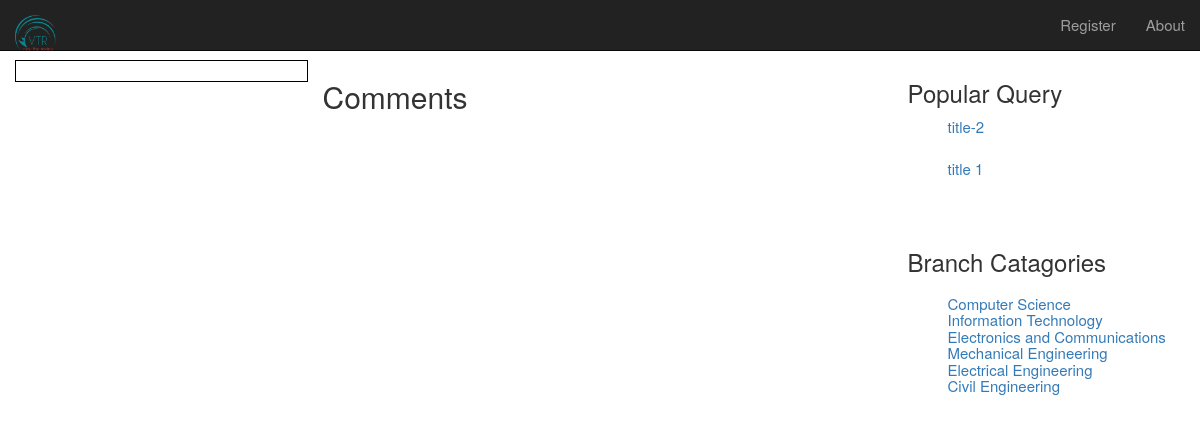
Page /vtr/branchcs/ on the earlier database version.
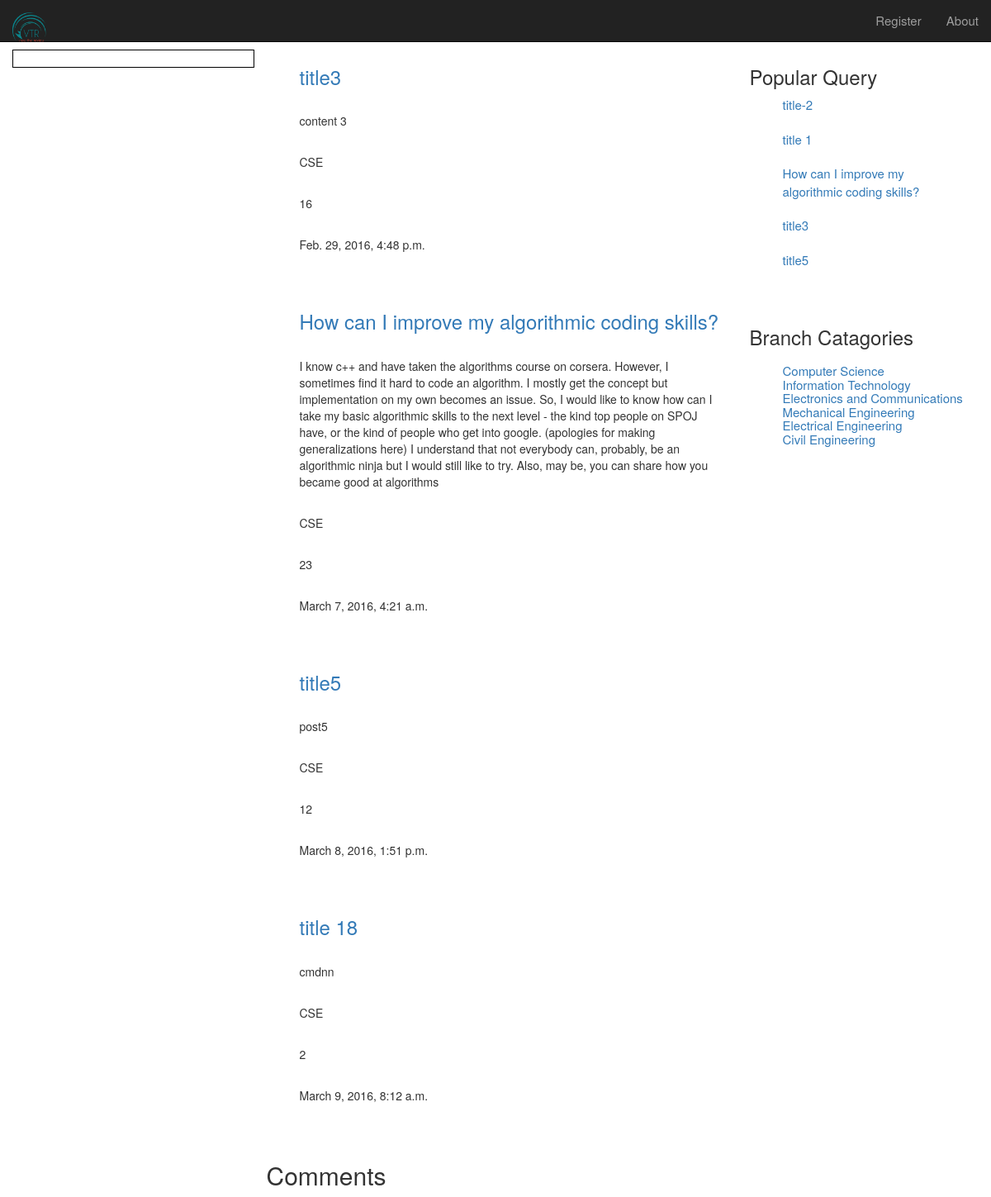
Same page on the later database version.
### vtr/models.py (models this page shows, shortened)
class Query(models.Model):
    title = models.CharField(max_length=100, default='title', unique=True)
    created_at = models.DateTimeField(auto_now_add=True)
    content = models.TextField()
    tag = models.CharField(max_length=20, blank=True, null=True)
    views = models.IntegerField(default=0)
    slug = models.SlugField(unique=True)

### vtr/views.py (the view)
def branchcs(request):
    branch_query = Query.objects.filter(tag='CSE')
    userprofile = UserProfile.objects.filter(user=request.user.id)
    popular_query = Query.objects.order_by('-views')[:5]
    context_dict = {
        'branch_query': branch_query,
        'userprofile': userprofile,
        'popular_query': popular_query,
    }
    return render(request, 'vtr/branch.html', context_dict)

### templates/vtr/branch.html (shortened to what this page needs)
{% extends 'vtr/base.html' %}
{% load i18n comments %}
{% load markup_tags %}
{% block body_block %}
    <div class="row">
        <div class="col-lg-3" id="left">
        </div>
        <div class="col-lg-6">
            <ul>{% for query in branch_query %}
                    <h3><a href="{{ query.slug }}">{{ query.title }}</a></h3>
                    <br>
                    <p>{{ query.content }}</p>
                    <br>
                    <p>{{ query.tag }}</p>
                    <br>
                    <p>{{ query.views }}</p>
                    <br>
                    <p>{{ query.created_at }}</p>
                    <br><br>
                {% endfor %}
            </ul>
            <h2>Comments</h2>
        </div>
        <div class="col-lg-3">
            <div>
                <h3>Popular Query</h3>
                <ul style="list-style-type: none">
                    {% for query in popular_query %}
                    <li>
                        <a href="/vtr/{{query.slug}}">{{ query.title }} </a>
                    </li>
                    <br>
                    {% endfor %}
                </ul>
            </div>
            <br>
            <div>
                <h3>Branch Catagories<h3/>
                <ul style="list-style-type: none" class="blist">
                    <li><a href="{% url 'branchcs' %}" name='CSE'>Computer Science</a></li>
                    <li><a href="{% url 'branchit' %}" name='IT'>Information Technology</a></li>
                    <li><a href="{% url 'branchec' %}" name='ECE'>Electronics and Communications</a></li>
                    <li><a href="{% url 'branchme' %}" name='ME'>Mechanical Engineering</a></li>
                    <li><a href="{% url 'branchee' %}" name='EE'>Electrical Engineering</a></li>
                    <li><a href="{% url 'branchce' %}" name='CE'>Civil Engineering</a></li>
                </ul>
            </div>
        </div>
    </div>
{% endblock %}

### templates/vtr/base.html (shortened to what this page needs)
<!DOCTYPE html>
{% load static %}
<html lang="en">
  <head>
    <link href = "{% static "css/bootstrap.min.css" %}" rel = "stylesheet">
    <link href = "{% static "css/style.css" %}" rel = "stylesheet">
    <link href="http://maxcdn.bootstrapcdn.com/font-awesome/4.1.0/css/font-awesome.min.css" rel="stylesheet">
  </head>
  <body>
    <div class="navbar navbar-inverse navbar-fixed-top" role="navigation">
      <div class="container-fluid">
        <div class="navbar-header">
          <a class="navbar-brand" href="{% url 'index' %}"><img src="{% static "img/vtr.png" %}" width="41px;"></a>
        </div>
        <div class="navbar-collapse collapse">
          <ul class="nav navbar-nav navbar-right">
            {% if user.is_authenticated %}
              <li><a href="{% url 'index' %}">Home</a></li>
              <li><a href="{% url 'logout' %}">{{user.username | title}} Logout</a></li>
              <li><a href="{% url 'add_query'%}">Query</a></li>
            {% else %}
              <li><a href="{% url 'register' %}">Register</a></li>
            {% endif %}
              <li><a href="#">About</a></li>
          </ul>
        </div>
      </div>
    </div>
    <div class="container">
      {% block body_block %}{% endblock %}
    </div>
  </body>
</html>

### static/css/style.css (style rules this page uses)
body { padding-top: 60px; }
#left { border:1px solid black; }
li { font-size: 15px; }

Differences in the rows shown:
added Query: title "title3", content "content 3", tag "CSE", views "16", created_at "Feb. 29, 2016, 4:48 p.m."
added Query: title "How can I improve my algorithmic coding skills?", content "I know c++ and have taken the algorithms course on corsera. However, I sometimes find it hard to code an algorithm. I mostly get the concept but implementation on my own becomes an issue. So, I would like to know how can I take my basic algorithmic skills to the next level - the kind top people on SPOJ have, or the kind of people who get into google. (apologies for making generalizations here) I understand that not everybody can, probably, be an algorithmic ninja but I would still like to try. Also, may be, you can share how you became good at algorithms", tag "CSE", views "23", created_at "March 7, 2016, 4:21 a.m."
added Query: title "title5", content "post5", tag "CSE", views "12", created_at "March 8, 2016, 1:51 p.m."
added Query: title "title 18", content "cmdnn", tag "CSE", views "2", created_at "March 9, 2016, 8:12 a.m."
